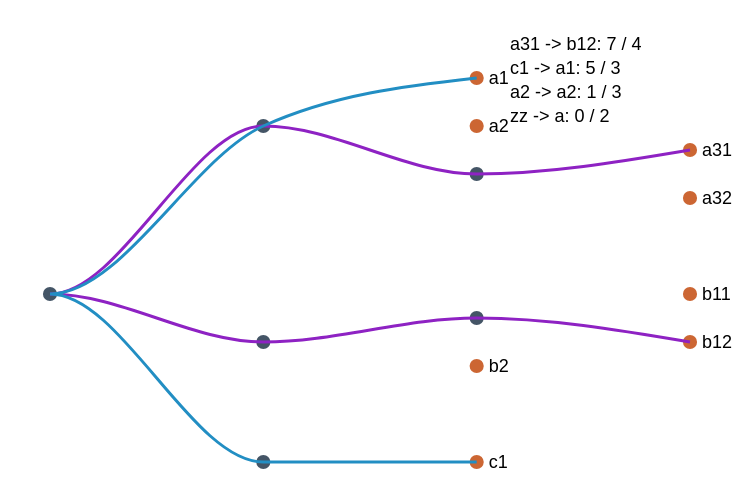

Vega-Lite specification stored for this chart:
### Vega specification from a JSON file in a GitHub repository (floating-point values rounded to 4 significant figures)
{"$schema": "https://vega.github.io/schema/vega/v6.json", "width": 360, "height": 240, "padding": 5, "autosize": "none", "signals": [{"name": "shape", "value": "diagonal"}], "data": [{"name": "tree", "values": [{"id": "r", "parent": null}, {"id": "a", "parent": "r"}, {"id": "b", "parent": "r"}, {"id": "c", "parent": "r"}, {"id": "a1", "parent": "a"}, {"id": "a2", "parent": "a"}, {"id": "a3", "parent": "a"}, {"id": "b1", "parent": "b"}, {"id": "b11", "parent": "b1"}, {"id": "b12", "parent": "b1"}, {"id": "b2", "parent": "b"}, {"id": "c1", "parent": "c"}, {"id": "a31", "parent": "a3"}, {"id": "a32", "parent": "a3"}], "transform": [{"type": "stratify", "key": "id", "parentKey": "parent"}, {"type": "tree", "method": "tidy", "size": [240, 320]}, {"type": "formula", "expr": "datum.y + 20", "as": "px"}, {"type": "formula", "expr": "datum.x + 10", "as": "py"}]}, {"name": "links", "source": "tree", "transform": [{"type": "treelinks"}, {"type": "linkpath", "orient": "horizontal", "shape": {"signal": "shape"}, "sourceX": "source.px", "sourceY": "source.py", "targetX": "target.px", "targetY": "target.py"}]}, {"name": "leaves", "source": "tree", "transform": [{"type": "filter", "expr": "!datum.children"}]}, {"name": "pairs", "values": [{"source": "a31", "target": "b12"}, {"source": "c1", "target": "a1"}, {"source": "a2", "target": "a2"}, {"source": "zz", "target": "a"}], "transform": [{"type": "formula", "expr": "treePath('tree', datum.source, datum.target)", "as": "treepath"}, {"type": "formula", "expr": "treeAncestors('tree', datum.target)", "as": "anc"}, {"type": "formula", "expr": "length(datum.treepath || [])", "as": "n"}]}, {"name": "deps", "source": "pairs", "transform": [{"type": "filter", "expr": "datum.treepath"}]}], "marks": [{"type": "path", "from": {"data": "links"}, "encode": {"update": {"stroke": {"value": "#999"}}}}, {"type": "symbol", "from": {"data": "tree"}, "encode": {"update": {"x": {"field": "px"}, "y": {"field": "py"}, "size": {"value": 50}, "fill": {"signal": "datum.children ? '#456' : '#c63'"}}}}, {"type": "text", "from": {"data": "leaves"}, "encode": {"update": {"x": {"signal": "datum.px + 6"}, "y": {"field": "py"}, "text": {"field": "id"}, "baseline": {"value": "middle"}, "fontSize": {"value": 9}}}}, {"type": "group", "from": {"facet": {"name": "route", "data": "deps", "field": "treepath"}}, "marks": [{"type": "line", "from": {"data": "route"}, "encode": {"update": {"x": {"field": "px"}, "y": {"field": "py"}, "stroke": {"signal": "'hsl(' + (parent.n * 40) + ',70%,45%)'"}, "strokeWidth": {"value": 1.5}, "interpolate": {"value": "monotone"}}}}]}, {"type": "text", "from": {"data": "pairs"}, "encode": {"update": {"x": {"value": 250}, "y": {"signal": "20 + 12 * indexof(pluck(data('pairs'), 'source'), datum.source)"}, "text": {"signal": "datum.source + ' -> ' + datum.target + ': ' + datum.n + ' / ' + (datum.anc ? length(datum.anc) : '-')"}, "fontSize": {"value": 9}}}}]}
